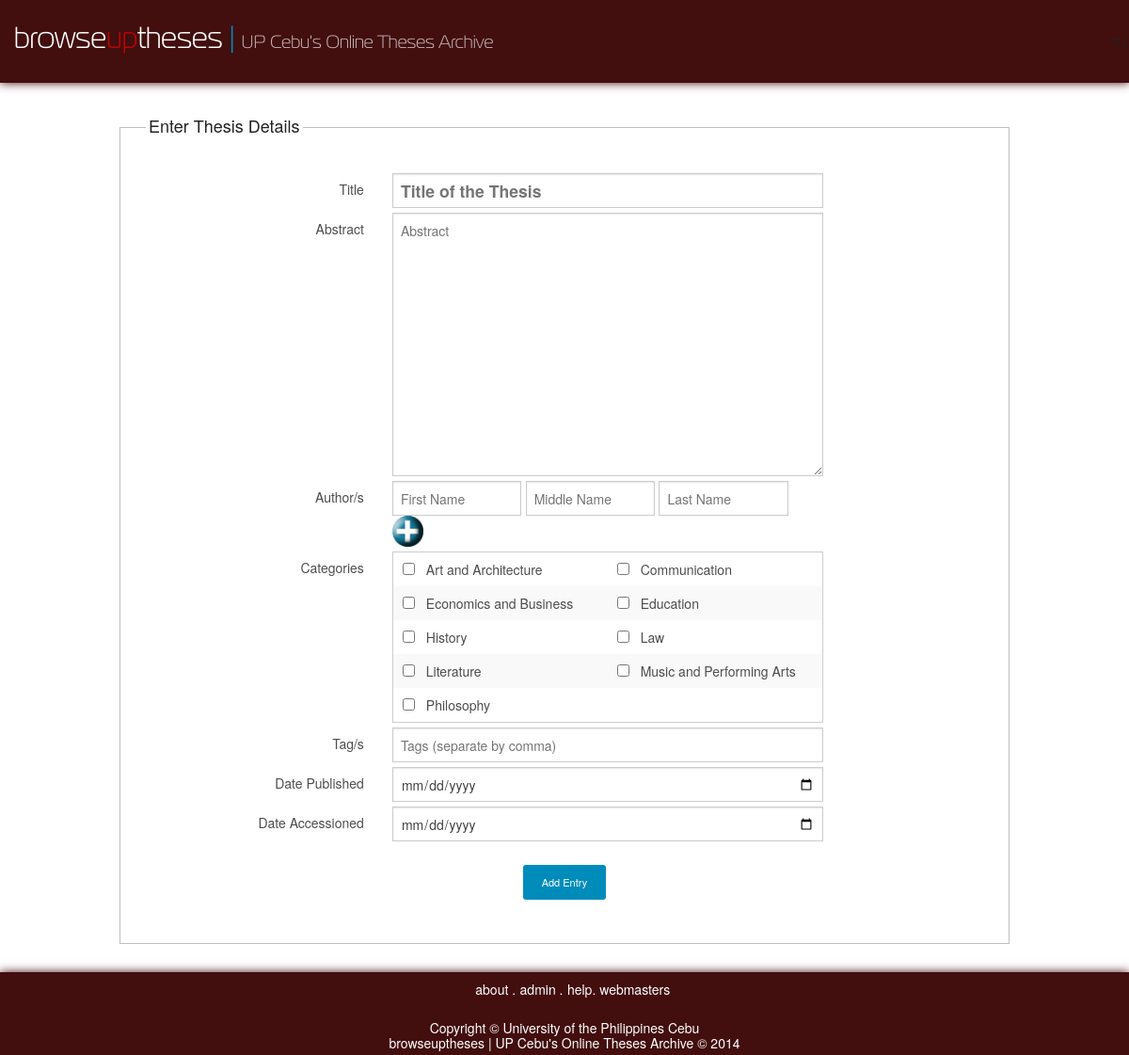
Screenshot of /addEntry.php with the database file from the repository.
### tables this page shows
CREATE TABLE IF NOT EXISTS `category` (
  `category_id` int(11) NOT NULL AUTO_INCREMENT,
  `category_name` varchar(255) DEFAULT NULL,
  `counter` int(11) NOT NULL DEFAULT '1',
  `last_search` timestamp NOT NULL DEFAULT CURRENT_TIMESTAMP,
  PRIMARY KEY (`category_id`)
);

### addEntry.php (the view, shortened to what this page needs)
<?php
	$categories = mysql_query("SELECT * FROM category ORDER BY category_name ASC");
	$result_array = array();
	while ($category = mysql_fetch_assoc($categories)) {
		array_push($result_array, $category);
	}
?>
<!DOCTYPE html>
<html lang="en">
	<head>
		<?php include('fronts/meta.php'); ?>
	</head>
	<body>
		<div id="main-wrapper">
			<?php include('fronts/header.php'); ?>
			<div id="wrap">
				<div id="main" style="margin: 20px 0">
					<div class="row">
						<div class="large-12 medium-10 small-10 columns">
							<fieldset style="margin-top: 0">
								<legend>
									<h5>Enter Thesis Details</h5>
								</legend>
								<form action="app/addEntry.php" method="POST">
									<div class="row">
										<div class="small-10 columns">
											<div class="small-4 columns">
												<label for="title" class="right inline">Title</label>
											</div>
											<div class="small-8 columns">
									        	<input type="text" id="title" style="font-size: 110%; font-weight: bolder; color: #007095;"
									        	name="title" placeholder="Title of the Thesis" required>
									        </div>
									    </div>
									</div>
									<div class="row" style="margin-bottom: 5px">
										<div class="small-10 columns">
											<div class="small-4 columns">
									          	<label for="abstract" class="right inline">Abstract</label>
									        </div>
									        <div class="small-8 columns">
											    <textarea id="abstract" name="abstract" placeholder="Abstract"
											    style="height: 20em; max-width: 100%; font-size: 14px" required></textarea>
									        </div>
									    </div>
									</div>
									<div id="addAuthor">
										<div class="row">
											<div class="small-10 columns">
												<div class="small-4 columns">
										        	<label for="author" class="right inline">Author/s</label>
										        </div>
										        <div class="small-8 columns">
													<div id="researchers">
														<div id="researcher_0" style="margin-bottom: 5px">
															<input type="text" style="width: 30%; display: inline-block" name="researcher[0][fn]" placeholder="First Name" required/>
															<input type="text" style="width: 30%; display: inline-block" name="researcher[0][mn]" placeholder="Middle Name" required/>
															<input type="text" style="width: 30%; display: inline-block" name="researcher[0][ln]" placeholder="Last Name" required/>
															<img style="display: inline-block; width: 33px" src="images/add-tiny.png" onclick="addAuth()" />
														</div>
													</div>
										        </div>
									   	    </div>
										</div>
									</div>
									<div class="row">
										<div class="small-10 columns">
											<div class="small-4 columns">
									       		<label for="select" class="right inline">Categories</label>
									        </div>
									        <div class="small-8 columns">
									        	<table style="width: 100%; border: 1px solid #CCC; padding: 11px 0 0 11px; margin-bottom: 5px">
									        		<?php for ($i = 0; $i < sizeof($result_array); $i+=2) : ?>
									        			<tr>
									        				<td style="width: 50%">
										        				<input type="checkbox" id="cat_<?= $result_array[$i]['category_id']; ?>" name="category[<?= $result_array[$i]['category_id']; ?>]" style="margin-bottom: 0" value="<?= $result_array[$i]['category_id']; ?>">
												        		<label for="cat_<?= $result_array[$i]['category_id']; ?>"><?= $result_array[$i]['category_name']; ?></label>
											        		</td>
											        		<?php if ($i+1 != sizeof($result_array)) { ?>
											        		<td style="width: 50%">
										        				<input type="checkbox" id="cat_<?= $result_array[$i+1]['category_id']; ?>" name="category[<?= $result_array[$i+1]['category_id']; ?>]" style="margin-bottom: 0" value="<?= $result_array[$i+1]['category_id']; ?>">
												        		<label for="cat_<?= $result_array[$i+1]['category_id']; ?>"><?= $result_array[$i+1]['category_name']; ?></label>
											        		</td>
											        		<?php } else echo '<td style="width: 50%"></td>'; ?>
											        	</tr>
											        <?php endfor; ?>
									        	</table>
									        </div>
									    </div>
									</div>
									<div class="row">
										<div class="small-10 columns">
											<div class="small-4 columns">
												<label for="tags" class="right inline">Tag/s</label>
											</div>
											<div class="small-8 columns">
									        	<input type="text" id="tags" name="tags" placeholder="Tags (separate by comma)">
									        </div>
									    </div>
									</div>
								  	<div class="row">
										<div class="small-10 columns">
											<div class="small-4 columns">
									        	<label for="date-published" class="right inline">Date Published</label>
									        </div>
									        <div class="small-8 columns">
									        	<input type="date" id="date-published" name="pub_date" required />
									        </div>
									    </div>
									</div>
									<div class="row">
										<div class="small-10 columns">
											<div class="small-4 columns">
									        	<label for="date-accessioned" class="right inline">Date Accessioned</label>
									        </div>
									        <div class="small-8 columns">
									        	<input type="date" id="date-accessioned" name="acc_date" required/>
									        </div>
									    </div>
									</div>
									<div class="row">
										<div style="text-align: center; margin-top: 20px">
											<input type="submit" class="tiny button radius" value="Add Entry">
										</div>
								    </div>
								</form>
							</fieldset>
						</div>
					</div>
				</div>
			</div>
		</div>
		<?php include('fronts/footer.php'); ?>
	</body>
</html>

### css/styles.css (style rules this page uses)
html { height: 100%; }
body { margin: 0 auto; font-family: 'Segoe UI Semilight', 'Helvetica Neue', Helvetica, Arial, sans-serif; }
#main-wrapper { min-height: 100%; padding-bottom: 87px; }
#wrap { max-width: 980px; margin: 30px auto; position: relative; }
.row { margin-left: 0; }
fieldset { padding: 30px; }
tbody tr td:first-child { font-weight: bold; width: 20%; }

### rows the page displays
category: category_name "Art and Architecture"
category: category_name "Communication"
category: category_name "Economics and Business"
category: category_name "Education"
category: category_name "History"
category: category_name "Law"
category: category_name "Literature"
category: category_name "Music and Performing Arts"
category: category_name "Philosophy"
